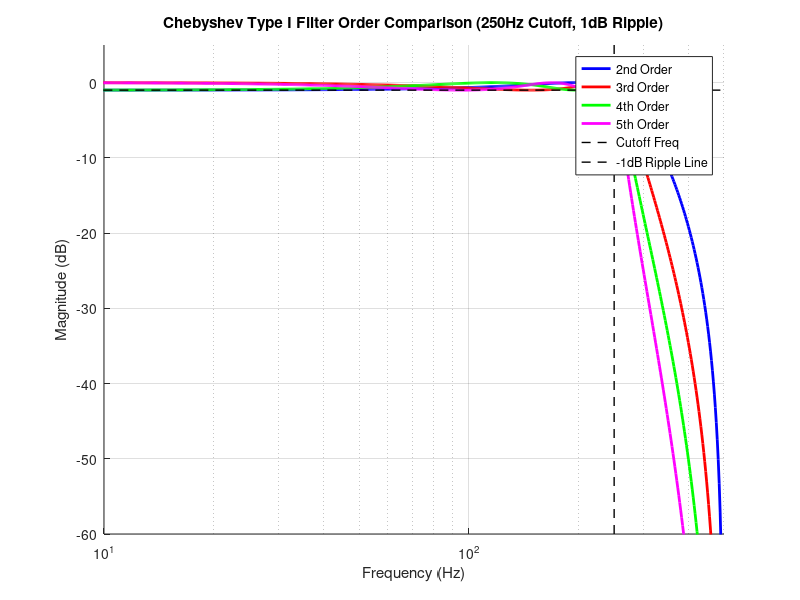

MATLAB code for this plot:
% Compare Chebyshev Type I filter orders
pkg load signal

% Filter parameters
passband_ripple = 1; % dB
cutoff_freq = 250; % Hz
sampling_freq = 1000; % Hz
nyquist_freq = sampling_freq / 2;
normalized_cutoff = cutoff_freq / nyquist_freq;

% Frequency range for analysis
freq_range = logspace(0, log10(nyquist_freq), 1024);

% Colors for different orders
colors = {'b', 'r', 'g', 'm'};
orders = [2, 3, 4, 5];

figure;
hold on;

% Calculate and plot each filter order
for i = 1:length(orders)
    [b, a] = cheby1(orders(i), passband_ripple, normalized_cutoff, 'low');
    [h, w] = freqz(b, a, freq_range, sampling_freq);

    semilogx(w, 20*log10(abs(h)), colors{i}, 'LineWidth', 2);
end

% Add reference lines
plot([cutoff_freq cutoff_freq], [-60 5], 'k--', 'LineWidth', 1);
plot([1 500], [-1 -1], 'k--', 'LineWidth', 1);

title('Chebyshev Type I Filter Order Comparison (250Hz Cutoff, 1dB Ripple)');
xlabel('Frequency (Hz)');
ylabel('Magnitude (dB)');
legend('2nd Order', '3rd Order', '4th Order', '5th Order', 'Cutoff Freq', '-1dB Ripple Line');
grid on;
xlim([10 500]);
ylim([-60 5]);
